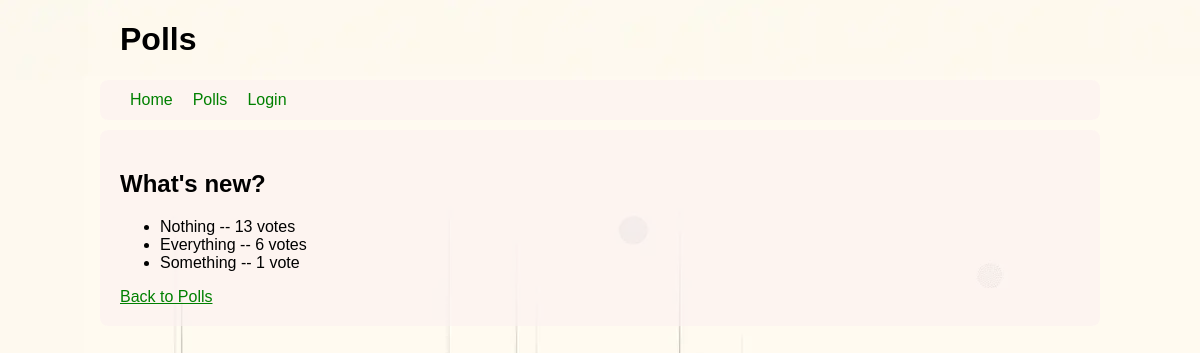
The app's page /polls/2/results/ with its own data.
### polls/models.py (models this page shows, shortened)
class Question(models.Model):
    question_text = models.CharField(max_length=200)
    pub_date = models.DateTimeField("date published")

class Choice(models.Model):
    question = models.ForeignKey(Question, on_delete=models.CASCADE)
    choice_text = models.CharField(max_length=200)
    votes = models.IntegerField(default=0)

### polls/views.py (the view)
# urls.py: path("<int:pk>/results/", views.ResultsView.as_view(), name="results"),
class ResultsView(generic.DetailView):
    model = Question
    template_name = "polls/results.html"

### polls/templates/polls/results.html (shortened to what this page needs)
{% extends "polls/base.html" %}
{% block content %}
    <h2>{{ question.question_text }}</h2>
    <ul>
    {% for choice in question.choice_set.all %}
        <li>{{ choice.choice_text }} -- {{ choice.votes }} vote{{ choice.votes|pluralize }}</li>
    {% endfor %}
    </ul>
    <a href="{% url 'polls:index' %}">Back to Polls</a>
{% endblock %}

### polls/static/polls/style.css (style rules this page uses)
a { color: green; }
body { font-family: Arial, sans-serif; margin: 0; padding: 0; background: white url("images/background.webp") no-repeat; }

### records on screen
Question: question_text "What's new?"
Choice: choice_text "Nothing", votes "13"
Choice: choice_text "Everything", votes "6"
Choice: choice_text "Something", votes "1"
